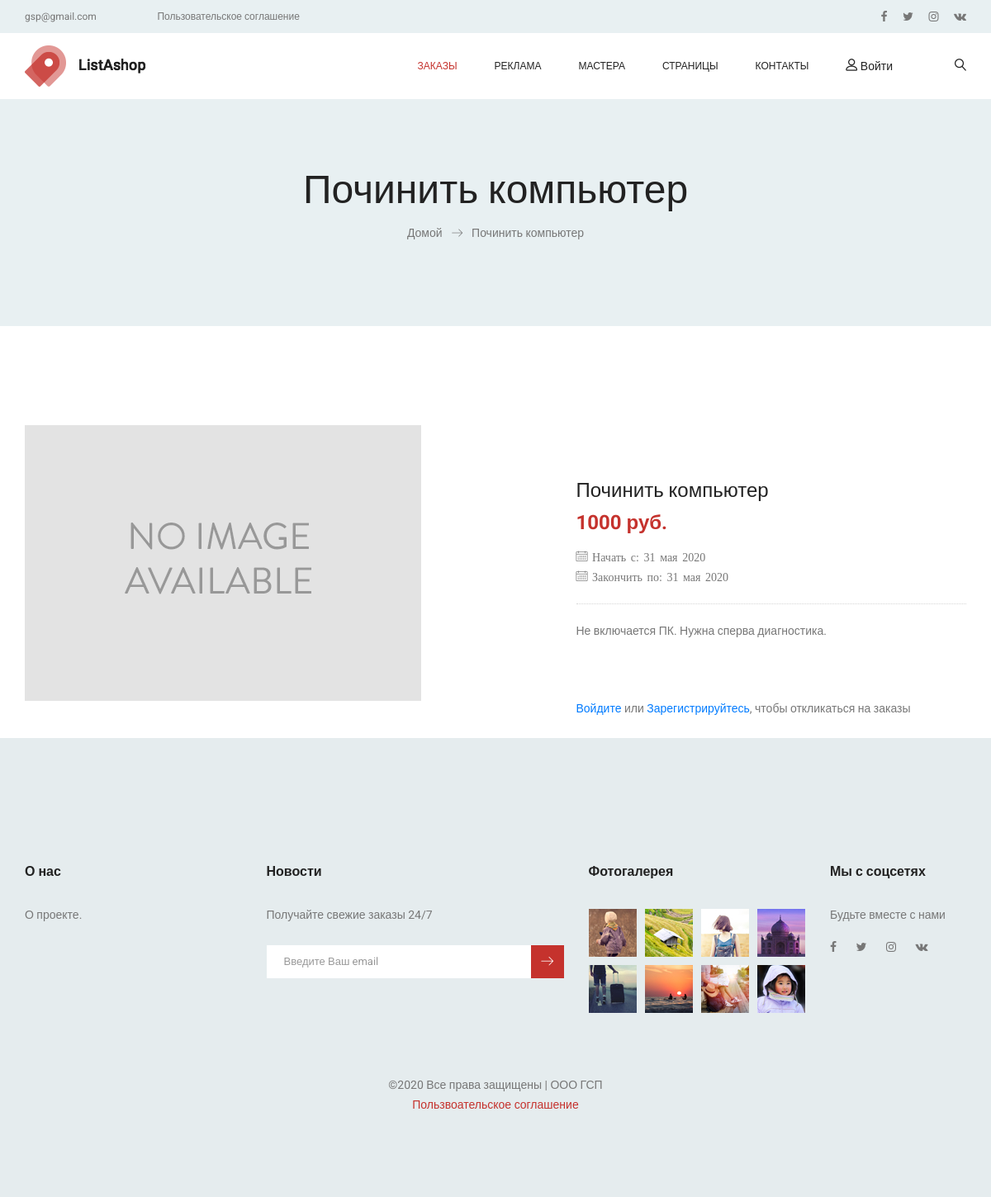
The page /10/pochinit-kompyuter/ on the database its author committed.
### job/models.py (models this page shows, shortened)
class Offer(models.Model):
    category = TreeManyToManyField(Category, related_name='offers', blank=True, verbose_name='Категория работ')
    first_name = models.CharField(blank=True, null=True, default=None, max_length=200, verbose_name='Имя заказчика')
    last_name = models.CharField(blank=True, null=True, default=None, max_length=200, verbose_name='Фамилия заказчика')
    middle_name = models.CharField(blank=True, null=True, default=None, max_length=200, verbose_name='Отчество заказчика')
    phone = models.CharField(max_length=64, blank=True, null=True, default=None, verbose_name='Номер тел.')
    email = models.EmailField(max_length=128, blank=True, null=True, default=None, verbose_name='Емейл')
    name = models.CharField(max_length=200, db_index=True, verbose_name='Наименование работ')
    slug = models.SlugField(max_length=200, db_index=True, verbose_name='Слаг')
    image = models.ImageField(upload_to='offers/%Y/%m/%d', blank=True, verbose_name='Фото')
    description = models.TextField(max_length=512, blank=True, verbose_name='Описание работ')
    price = models.DecimalField(blank=True, null=True, default=None, max_digits=10, decimal_places=0,
                                verbose_name='Цена работы')
    start_time = models.DateField(null=True, blank=True, default=None, verbose_name='Дата начала работ')
    end_time = models.DateField(null=True, blank=True, default=None, verbose_name='Дата окончания работ')
    available = models.BooleanField(default=False, verbose_name='Актуальность заказа')
    created = models.DateField(blank=True, null=True, default=timezone.now, verbose_name='Дата создания записи')
    updated = models.DateField(blank=True, null=True, default=timezone.now, verbose_name='Дата ред-ия записи')
    class Meta:
        ordering = ('-created', 'name',)
        index_together = (('id', 'slug'),)
        verbose_name = 'Предложение о работе'
        verbose_name_plural = 'Предложения о работе'

### job/views.py (the view)
# urls.py: path('<int:id>/<slug:slug>/', views.offer_detail, name='offer_detail'),
def offer_detail(request, id, slug):
    offer = get_object_or_404(Offer, id=id, slug=slug, available=True)
    return render(request, 'job/detail.html', {'offer': offer})

### templates/job/detail.html (shortened to what this page needs)
{% extends 'base.html' %}
{% load static %}
{% block content %}
    <link rel="stylesheet" href="../../static/css/bootstrap.css">
    <link rel="stylesheet" href="../../static/vendors/linericon/style.css">
    <link rel="stylesheet" href="../../static/css/font-awesome.min.css">
    <link rel="stylesheet" href="../../static/vendors/owl-carousel/owl.carousel.min.css">
    <link rel="stylesheet" href="../../static/vendors/lightbox/simpleLightbox.css">
    <link rel="stylesheet" href="../../static/vendors/nice-select/css/nice-select.css">
    <link rel="stylesheet" href="../../static/vendors/animate-css/animate.css">
    <link rel="stylesheet" href="../../static/vendors/jquery-ui/jquery-ui.css">
    <link rel="stylesheet" href="../../static/css/style.css">
    <link rel="stylesheet" href="../../static/css/responsive.css">
<section class="banner_area">
    <div class="banner_inner d-flex align-items-center">
        <div class="container">
            <div class="banner_content text-center">
                <h2>{% if offer %}{{ offer.name }}{% else %}Работа{% endif %}</h2>
                <div class="page_link">
                    <a href={% url 'job:offer_list' %}>Домой</a>
                    <a href="#">{% if offer %}{{ offer.name }}{% else %}Работа{% endif %}</a>
                </div>
            </div>
        </div>
    </div>
</section>
<div class="product_image_area">
    <div class="container">
        <div class="row s_product_inner">
            <div class="col-lg-6">
                <div class="s_product_img">
                    <img class="img-fluid" src="{% if offer.image %}{{ offer.image.url }}{% else %}
{% static "img/no_image.png" %}{% endif %}">
                </div>
            </div>
            <div class="col-lg-5 offset-lg-1">
                <div class="s_product_text">
                    <h3>{{ offer.name }}</h3>
                    <h2>{{ offer.price }} руб. </h2>
                    <ul class="list">
                        {% if offer.start_time and offer.end_time %}
                        <i class="lnr lnr-calendar-full"> Начать с: {{ offer.start_time }} </i><br>
                        <i class="lnr lnr-calendar-full"> Закончить по: {{ offer.end_time }} </i>
                        {% else %}
                        <i class="lnr lnr-calendar-full"> Начать в любое время </i>
                        {% endif %}
                    </ul>
                    <p>{{offer.description}}</p>
                    {% if request.user.is_authenticated %}
                        <div class="card_area">
                            <a class="main_btn" href="#">Откликнуться</a>
                        </div>
                        {% else %}
                        <div class="card_area">
                            <a class="active" href="{% url 'login' %}">Войдите</a> или <a class="" href="{% url 'login' %}">Зарегистрируйтесь</a>, чтобы откликаться на заказы
                        </div>
                    {% endif %}
                    <br>
                </div>
            </div>
        </div>
    </div>
</div>
{% endblock %}

### rows shown on the page
Offer: name "Починить компьютер", price "1000", start_time "31 мая 2020", end_time "31 мая 2020", description "Не включается ПК. Нужна сперва диагностика."
